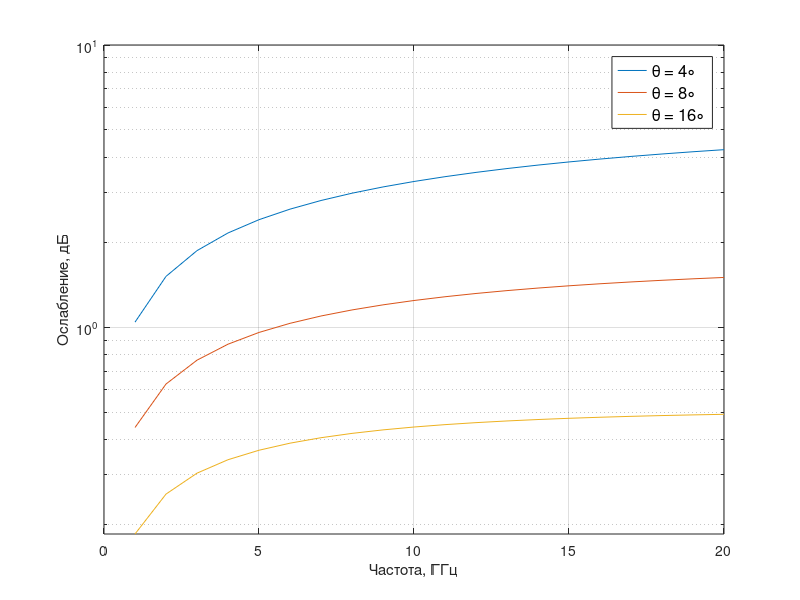

Here is the MATLAB script that generated this plot:
clear all
close all
clc


%% Входные данные
KPD  = 0.9;     % КПД зеркала
D = 12;   % Диаметр зеркала
F  = 1:20;    % Hz
el = [4 8 16];    % deg
t = 10; % град С
P = 1013.3; % гПа
p = 0.05;  % Процент времени, за которое рассматривается ослабление 0.01<p<=50

%% Расчет
for ch = 1:length(el)
    for i = 1:length(F)
        es =  (1+10^(-4)*(7.2+P*(0.00320+5.9*10^(-7)*t^2)))*6.1121*exp((t*(18.678-t/234.5))/(t+257.14));     % Давление насыщенного пара
        e = es*80/100; % Давление водяных паров
        T = 273.15+t; % Абсолютная температура
        Nwat = 3.732e5*e/(T^2); % Влажностна составляющая
        sigmaREF = 3.6*10^(-3)+Nwat*10^(-4);   % Стандартное отклонение амплитуды сигнала
        L = 2000/(sqrt(sind(el(ch))^2+2.35*10^(-4))+sind(el(ch)));  % Эффективная длинна трассы
        Deff = sqrt(KPD)*D;
        x = 1.22*Deff^2*(F(i)/L);
        gx = sqrt(3.86*(x^2+1)^(11/12)*sind(11*atand(1/x)/6)-7.08*x^(5/6));
        sigma = sigmaREF*F(i)^(7/12)*gx/(sind(el(ch)))^1.2;
        ap = -0.061*(log10(p)^3)+0.072*(log10(p))^2-1.71*log10(p)+3;  % К-т процента времени
        As(i,ch) = ap*sigma;
    end
end
semilogy(F,As(:,1));
grid on
hold on
semilogy(F,As(:,2));
semilogy(F,As(:,3));
xlabel('Частота, ГГц');
ylabel('Ослабление, дБ');
legend({'\theta = 4\circ', '\theta = 8\circ', '\theta = 16\circ'},'Interpreter','tex','Location','northeast','FontSize',12);
ylim([0 10]);
